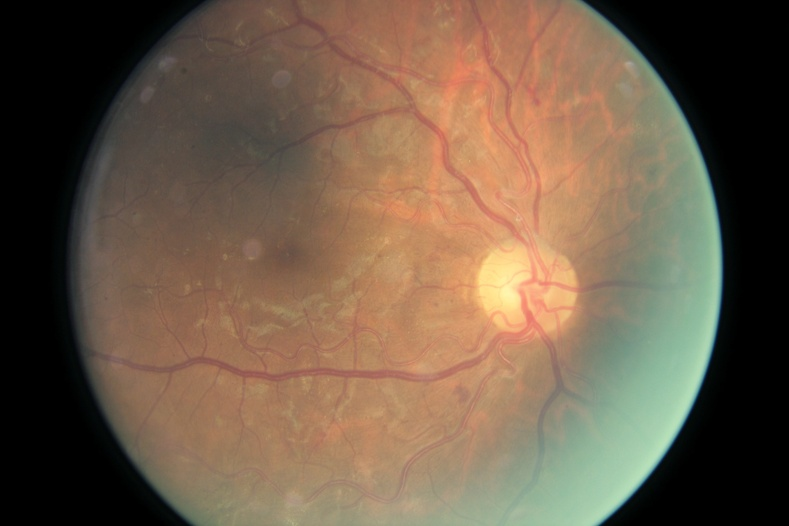
%> input picture batch1/10047_left.jpeg, 789 x 526 px, shrunk from 3888 x 2592 before the run; its folder holds 4 pictures in this run
$ octave preprocessing3.m   (GNU Octave 9; MATLAB toolbox functions it lacks are replaced by stand-ins)
%> lines starting %> are read from the running program, lines starting %| are printed output that depends on the picture; in (x1, y1, x2, y2) boxes, pixels count from 0 and x2, y2 are one past the last pixel; in counts of white or black regions, pixels touching at a corner belong together; the program's own positions count from 1
clc; clear all;
% https://www.mathworks.com/matlabcentral/fileexchange/50839-novel-retinal-vessel-segmentation-algorithm-fundus-images
cd 'M:/Documents/MATLAB/BME3053C/batch1'

 for i = 1:25
    ds_left = imageDatastore('*_left.jpeg');
    left_files = ds_left.Files;
    image = imread(left_files{i});
%> image is the input picture: size 526x789x3 uint8; mean R, G, B 111.9, 92.5, 73.3
    greyImage = rgb2gray(image);
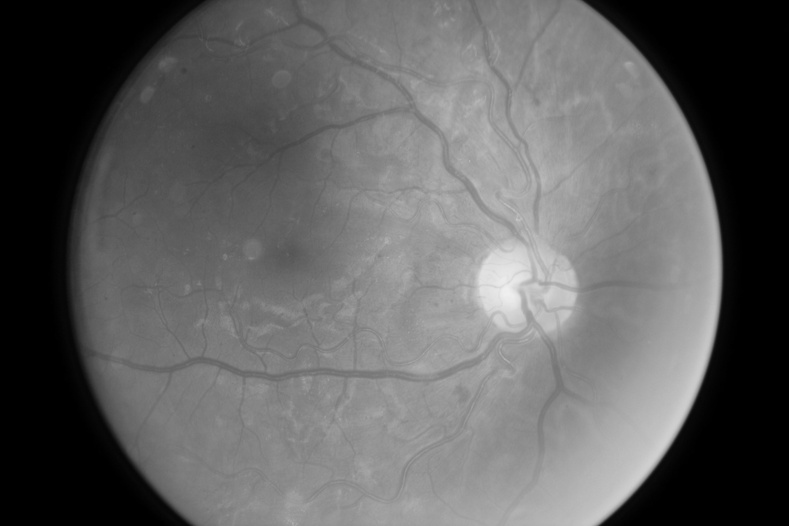
%> greyImage: size 526x789 uint8; min 0, max 240, mean 96.1
    adjustImage = imadjust(greyImage);
    contrastImage = adapthisteq(adjustImage);
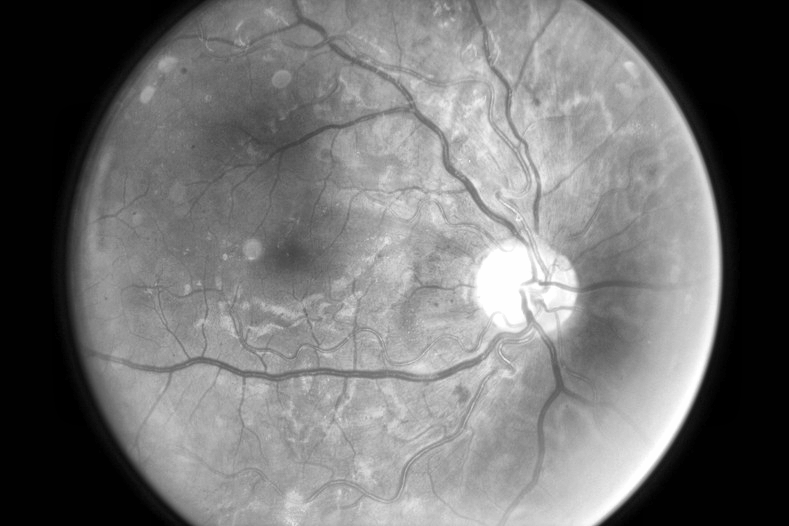
%> contrastImage: size 526x789 uint8; min 0, max 255, mean 114.3
     meanFilter = fspecial('average');
     maskMean = imfilter(contrastImage, meanFilter);
     maskMean2 = imsubtract(maskMean, contrastImage);
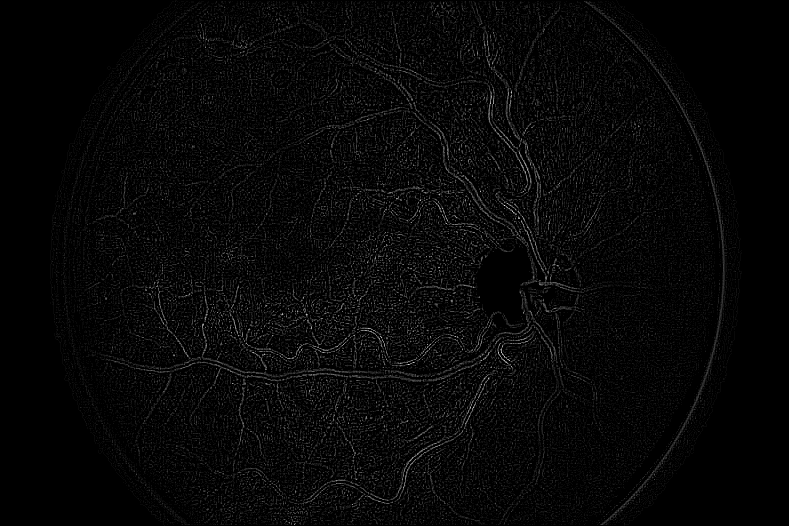
%> maskMean2: size 526x789 uint8; min 0, max 28, mean 0.8; drawn with min black and max white
    maskBinarize = imbinarize(maskMean2);
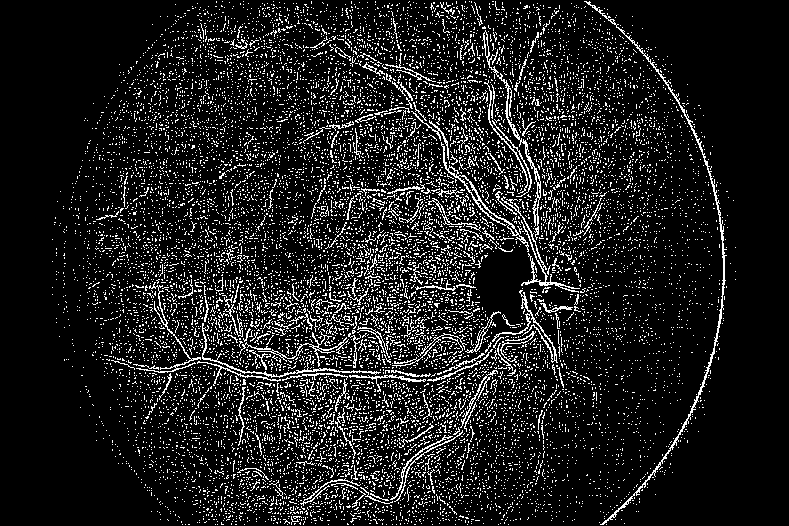
%> maskBinarize: size 526x789 logical; 11.6% white in thin lines or dots, all inside (x1, y1, x2, y2) = (52, 1, 736, 525)
     bw = bwareaopen(maskBinarize, 100);
%> bw: size 526x789 logical; 1.8% white in thin lines or dots, all inside (x1, y1, x2, y2) = (136, 1, 727, 525)
    se = strel('disk', 1);
    bw = imclose(maskBinarize, se);
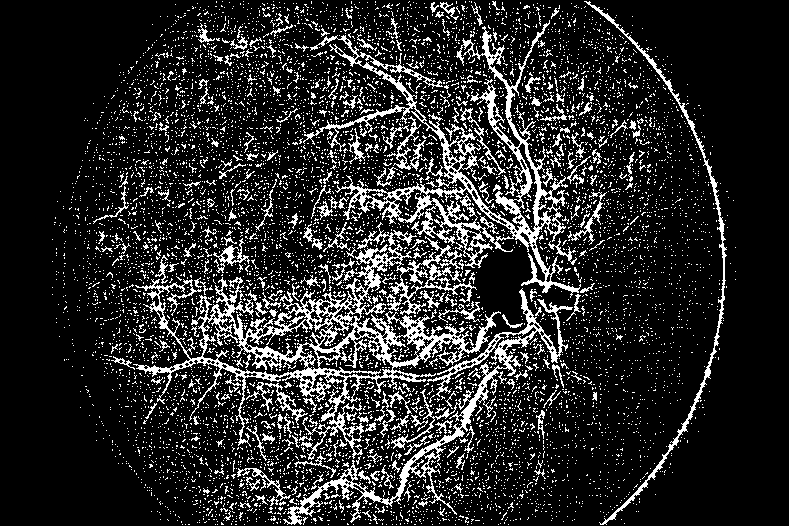
%> bw: size 526x789 logical; 15.9% white in thin lines or dots, all inside (x1, y1, x2, y2) = (52, 1, 736, 525)
    cc = bwconncomp(bw, 8);
%> cc = 8103 connected components
    numPixels = cellfun(@numel, cc.PixelIdxList);
%> numPixels = 8103 values, max 13770 at index 635, min 1 at index 1, mean 8.14
    [biggest, idx] = max(numPixels);
%> biggest = 13770; idx = 635
    bw(cc.PixelIdxList{idx}) = 0;
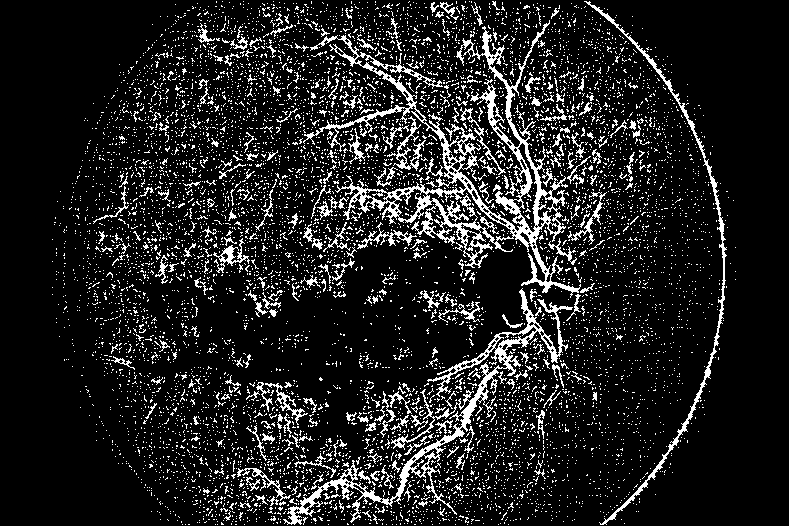
%> bw: size 526x789 logical; 12.6% white in thin lines or dots, all inside (x1, y1, x2, y2) = (52, 1, 736, 525)
    cc_1 = bwconncomp(bw, 26);
%> cc_1 = 8102 connected components
    removeVessels = bwpropfilt(bw, 'Eccentricity', [0, 0.9]);
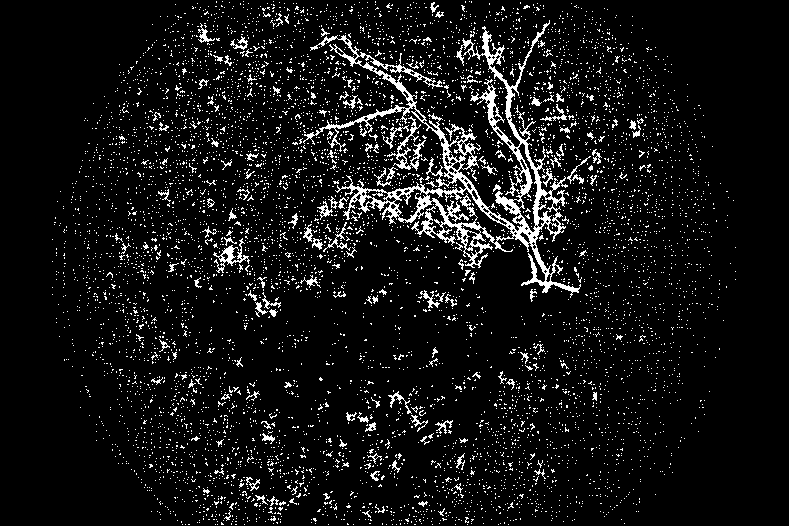
%> removeVessels: size 526x789 logical; 7.6% white in thin lines or dots, all inside (x1, y1, x2, y2) = (52, 1, 736, 525)
 end
%> pass 2 of the loop `for i = 1:25`:
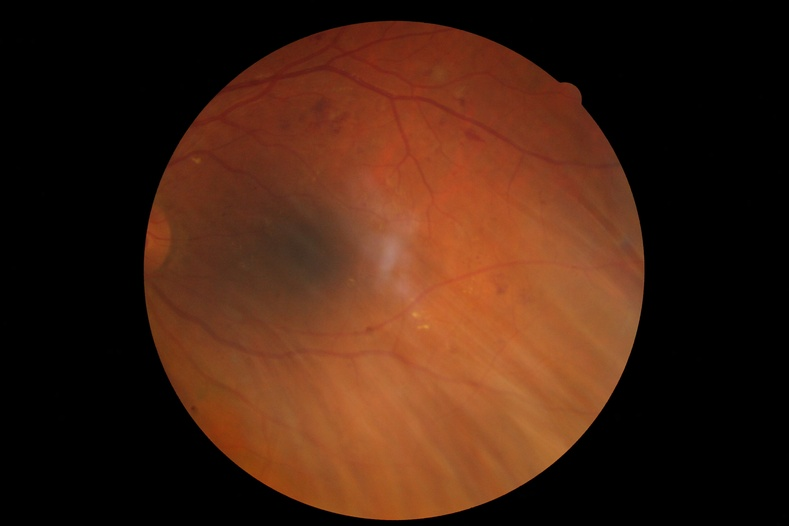
%> input picture batch1/1008_left.jpeg, 789 x 526 px, shrunk from 3888 x 2592 before the run
%> image is the input picture: size 526x789x3 uint8; mean R, G, B 67.4, 34.2, 18
%> `maskBinarize = imbinarize(maskMean2);`:
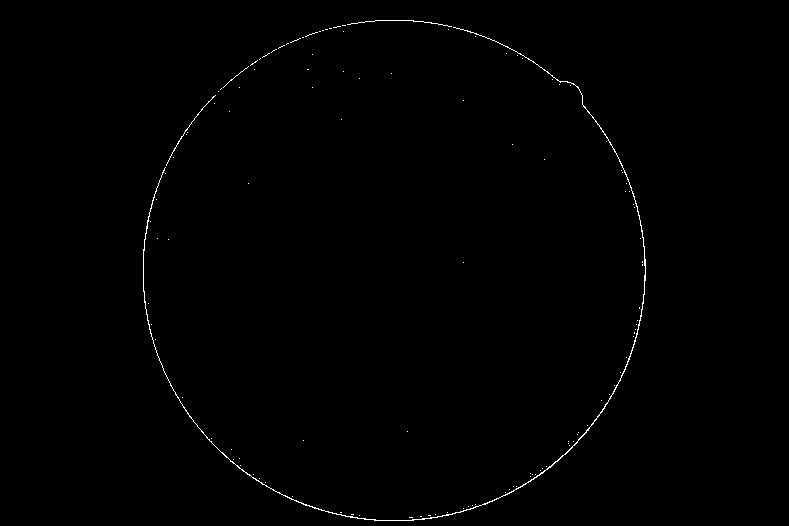
%> maskBinarize: size 526x789 logical; 0.44% white in thin lines or dots, all inside (x1, y1, x2, y2) = (143, 20, 646, 521)
%> cc = 72 connected components
%> numPixels = 72 values, max 1580 at index 1, min 1 at index 2, mean 27.03
%> biggest = 1580; idx = 1
%> `bw(cc.PixelIdxList{idx}) = 0;`:
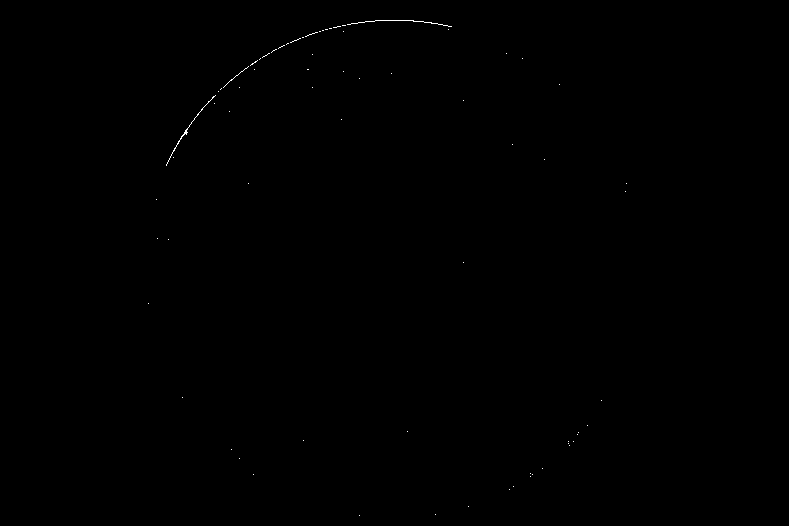
%> bw: size 526x789 logical; 0.09% white in thin lines or dots, all inside (x1, y1, x2, y2) = (148, 20, 627, 516)
%> cc_1 = 71 connected components
%> removeVessels: size 526x789 logical; 0.01% white in thin lines or dots, all inside (x1, y1, x2, y2) = (148, 29, 627, 516)
%> pass 3 of the loop `for i = 1:25`:
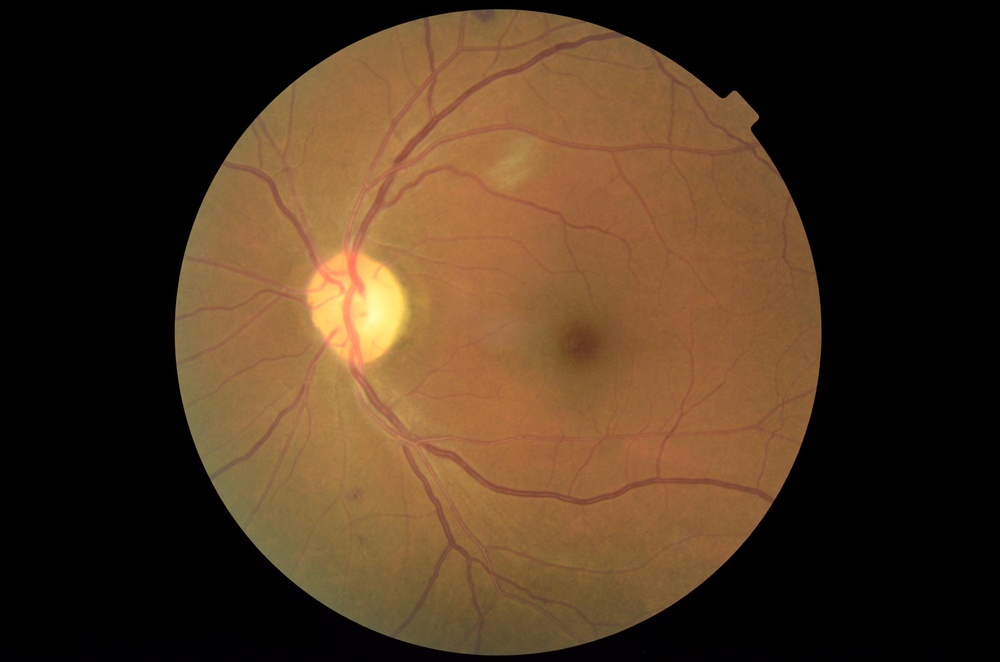
%> input picture batch1/10150_left.jpeg, 1000 x 662 px, shrunk from 4928 x 3264 before the run
%> image is the input picture: size 662x1000x3 uint8; mean R, G, B 75.3, 53, 31.4
%> greyImage: size 662x1000 uint8
%> adjustImage: size 662x1000 uint8
%> contrastImage: size 662x1000 uint8
%> maskMean: size 662x1000 uint8
%> maskMean2: size 662x1000 uint8
%> maskBinarize: size 662x1000 logical; 6.9% white in thin lines or dots, all inside (x1, y1, x2, y2) = (173, 8, 823, 657)
%> cc = 10679 connected components
%> biggest = 22495
%> `bw(cc.PixelIdxList{idx}) = 0;`:
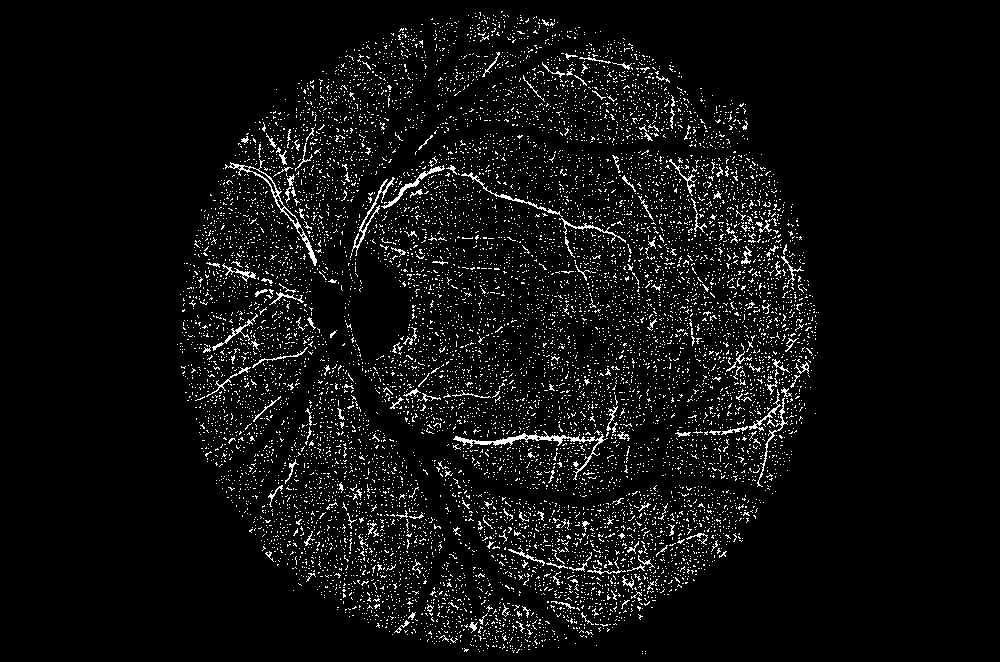
%> bw: size 662x1000 logical; 5.5% white in thin lines or dots, all inside (x1, y1, x2, y2) = (177, 11, 819, 654)
%> cc_1 = 10678 connected components
%> `removeVessels = bwpropfilt(bw, 'Eccentricity', [0, 0.9]);`:
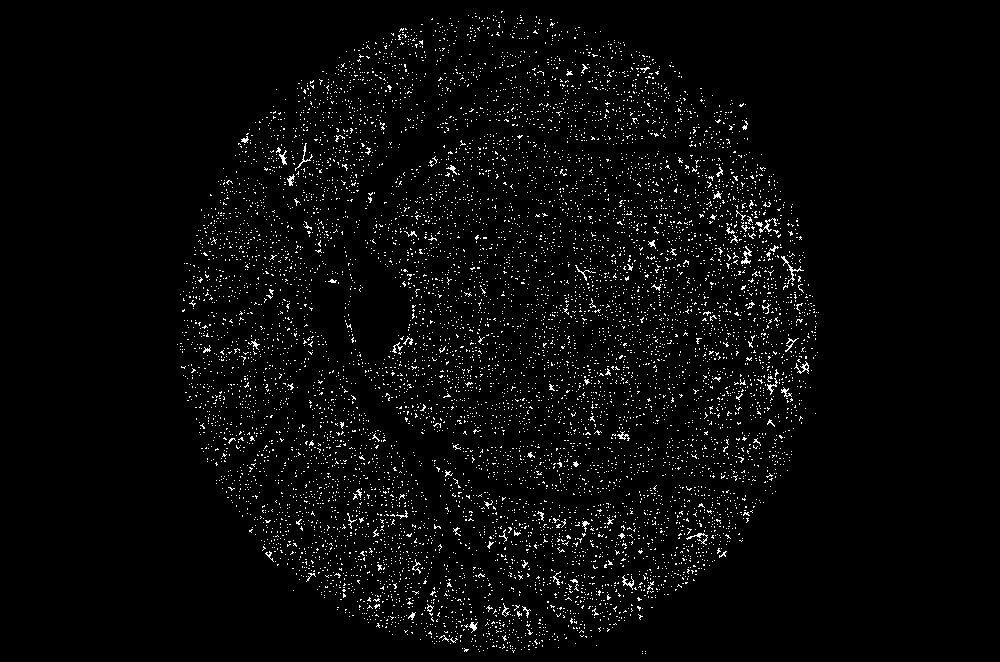
%> removeVessels: size 662x1000 logical; 3.1% white in thin lines or dots, all inside (x1, y1, x2, y2) = (177, 11, 819, 654)
%> (the run ends here)
